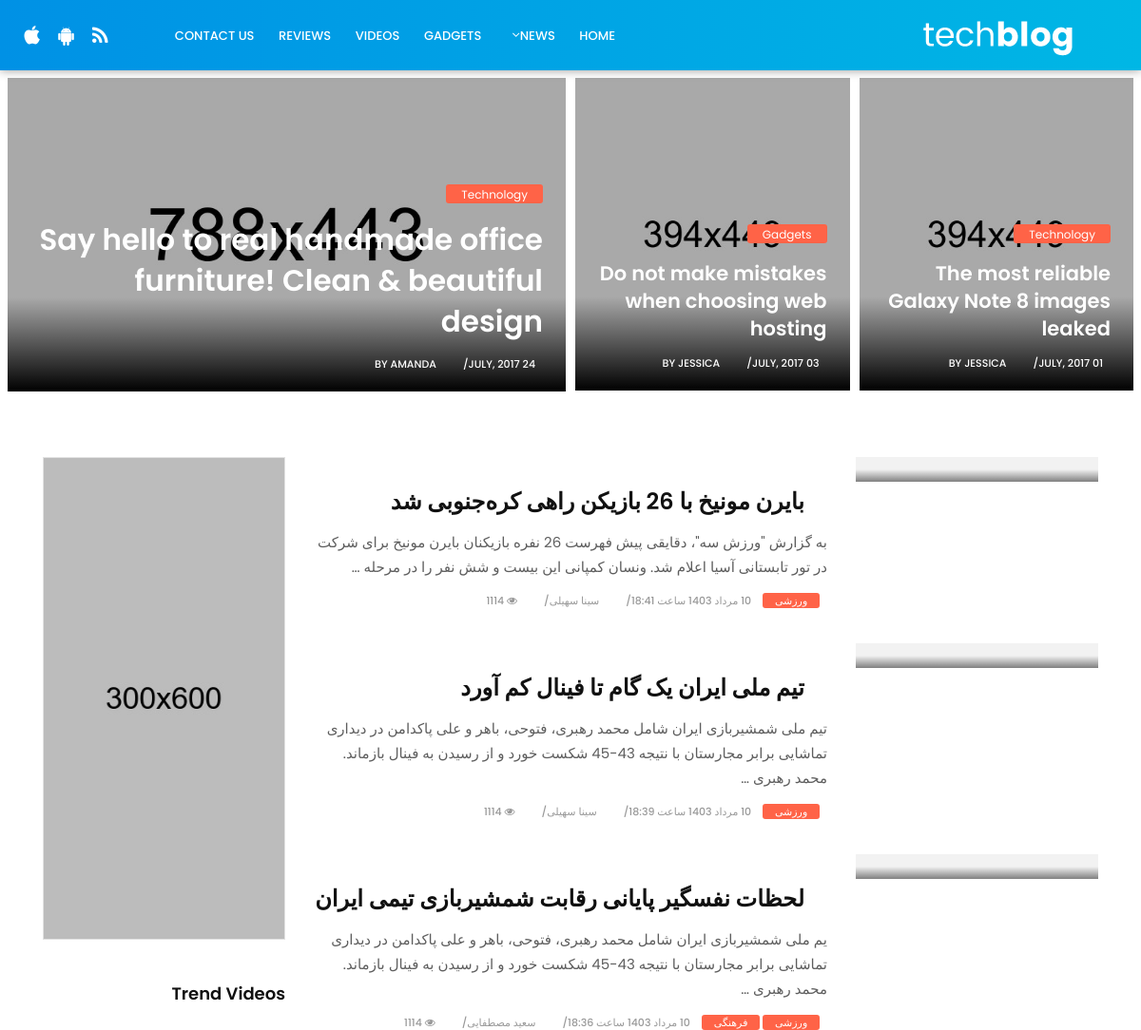
/blog/ (upper part), run on an earlier commit of the app's database.
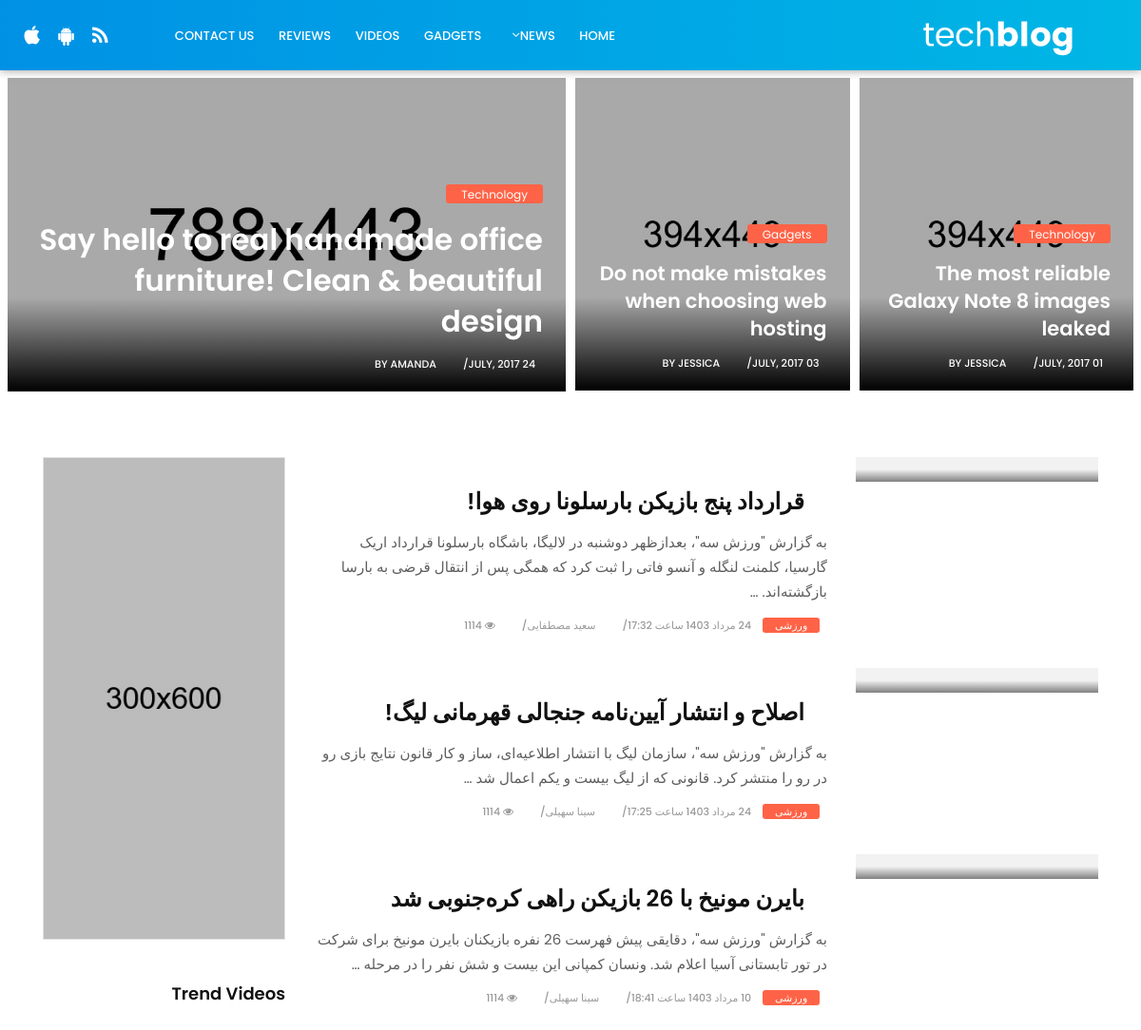
And on a later commit of the database.
### blog/models.py (models this page shows, shortened)
class Post(models.Model):
    STATUS_CHOICES = (("draft", "پیشنویس"), ("published", "منتشر شده"))
    title = models.CharField(max_length=250, verbose_name="عنوان")
    category = models.ManyToManyField(Category, verbose_name="دسته بندی")
    thumbnail = models.ImageField(
        upload_to="image/%y/%m/%d", null=True, blank=True, verbose_name="تصویر"
    )
    slug = models.SlugField(max_length=300, unique=True, allow_unicode=True)
    body = models.TextField(verbose_name="متن", null=True)
    author = models.ForeignKey(
        User,
        on_delete=models.CASCADE,
        related_name="blog_posts",
        verbose_name="نویسنده",
    )
    publish = models.DateTimeField(default=timezone.now, verbose_name="زمان انتشار")
    created = models.DateTimeField(auto_now_add=timezone.now, verbose_name="زمان ایجاد")
    updated = models.DateTimeField(auto_now=timezone.now)
    status = models.CharField(
        max_length=10,
        choices=STATUS_CHOICES,
        default="draft",
        verbose_name="وضعیت انتشار",
    )
    tags = TaggableManager()
    class Meta:
        ordering = ("-publish",)
        verbose_name = "مقاله"
        verbose_name_plural = "مقالات"
    def get_category(self):
        return ", ".join([cat.title for cat in self.category.all()])
    get_category.short_description = "دسته بندی"
    def get_absolute_url(self):
        return reverse(
            "blog:post_detail",
            kwargs={
                "year": self.publish.year,
                "month": self.publish.month,
                "day": self.publish.day,
                "slug": self.slug,
            },
        )
    def jpublish(self):
        return jalali_converter(self.publish)

class Category(models.Model):
    title = models.CharField(max_length=50, verbose_name="عنوان دسته بندی")
    slug = models.SlugField(max_length=300, unique=True, allow_unicode=True)
    is_visible = models.BooleanField(default=True)
    position = models.IntegerField()
    class Meta:
        ordering = ("position",)
        verbose_name = "دسته بندی"
        verbose_name_plural = "دسته بندی ها"
    def get_absolute_url(self):
        return reverse("blog:category_list", kwargs={"category_slug": self.slug})

### blog/views.py (the view)
# urls.py: path("", post_list, name="post_list"),
def post_list(request, category_slug=None, author_pk=None, tag_slug=None):
    posts = Post.objects.filter(status="published")
    if category_slug:
        category = get_object_or_404(Category, slug=category_slug)
        posts = posts.filter(category=category)
    if author_pk:
        user = get_object_or_404(User, pk=author_pk)
        posts = posts.filter(author=user)
    if tag_slug:
        tag = get_object_or_404(Tag, slug=tag_slug)
        posts = posts.filter(tags=tag)
    return render(request, "blog/index.html", {"posts": posts})

### extensions/jalali.py (called while the page is built)
    def persian_tuple(self):
        return self.persian_year, self.persian_month, self.persian_day

### extensions/utils.py (called while the page is built)
def jalali_converter(time):
    time = timezone.localtime(time)
    time_to_str = f"{time.year},{time.month},{time.day}"
    time_to_list = list(jalali.Gregorian(time_to_str).persian_tuple())
    months = [
        "فروردین",
        "اردیبهشت",
        "خرداد",
        "تیر",
        "مرداد",
        "شهریور",
        "مهر",
        "آبان",
        "آذر",
        "دی",
        "بهمن",
        "اسفند",
    ]
    time_to_list[1] = months[time_to_list[1] - 1]
    output = f"{time_to_list[2]} {time_to_list[1]} {time_to_list[0]} ساعت {time.hour}:{time.minute}"
    return output

### blog/templates/blog/index.html (shortened to what this page needs)
{% extends "blog/base.html" %}
{% block content %}
<div class="col-lg-9 col-md-12 col-sm-12 col-xs-12">
    <div class="page-wrapper">
    {% for post in posts %}
        <div class="blog-list clearfix">
            <div class="blog-box row">
                <div class="col-md-4">
                    <div class="post-media">
                        <a href="{{post.get_absolute_url}}" title="">
                            <div class="hovereffect"></div>
                        </a>
                    </div>
                </div>
                <div class="blog-meta big-meta col-md-8">
                    <h4><a href="{{post.get_absolute_url}}" title="">{{post.title}}</a></h4>
                    <p>{{post.body|truncatewords:30}}</p>
                    <small class="firstsmall">
                        {% for cat in post.category.all %}
                        <a class="bg-orange" href='{{cat.get_absolute_url}}' title="">
                            {{cat.title}}</a>
                        {% endfor %}
                    </small>
                    <small><a href="tech-single.html" title="">{{post.jpublish}}</a></small>
                    <small><a href='{% url "blog:author_list" post.author.pk %}' title="">{{post.author.get_full_name}}</a></small>
                    <small><a href="tech-single.html" title=""><i class="fa fa-eye"></i> 1114</a></small>
                </div>
            </div>
        </div>
    {% endfor %}
    </div>
</div>
{% endblock content %}

What changed in the data, as far as the page shows it:
no longer on this page (row unchanged): Post: title "تیم ملی ایران یک گام تا فینال کم آورد", body "تیم ملی شمشیربازی ایران شامل محمد رهبری، فتوحی، باهر و علی پاکدامن در دیداری تماشایی برابر مجارستان با نتیجه 43-45 شکست خورد و از رسیدن به فینال بازماند. محمد رهبری …", jpublish "10 مرداد 1403 ساعت 18:39", author.get_full_name "سینا سهیلی", Category (title "ورزشی")
no longer on this page (row unchanged): Post: title "لحظات نفسگیر پایانی رقابت شمشیربازی تیمی ایران", body "یم ملی شمشیربازی ایران شامل محمد رهبری، فتوحی، باهر و علی پاکدامن در دیداری تماشایی برابر مجارستان با نتیجه 43-45 شکست خورد و از رسیدن به فینال بازماند. محمد رهبری …", jpublish "10 مرداد 1403 ساعت 18:36", author.get_full_name "سعید مصطفایی", Category (title "ورزشی")
no longer on this page (row unchanged): Category: title "فرهنگی", shown under "لحظات نفسگیر پایانی رقابت شمشیربازی تیمی ایران"
added Post: title "قرارداد پنج بازیکن بارسلونا روی هوا!", body "به گزارش \"ورزش سه\"، بعدازظهر دوشنبه در لالیگا، باشگاه بارسلونا قرارداد اریک گارسیا، کلمنت لنگله و آنسو فاتی را ثبت کرد که همگی پس از انتقال قرضی به بارسا بازگشته‌اند. …", jpublish "24 مرداد 1403 ساعت 17:32", author.get_full_name "سعید مصطفایی", Category (title "ورزشی")
added Post: title "اصلاح و انتشار آیین‌نامه جنجالی قهرمانی لیگ!", body "به گزارش \"ورزش سه\"، سازمان لیگ با انتشار اطلاعیه‌ای، ساز و کار قانون نتایج بازی رو در رو را منتشر کرد. قانونی که از لیگ بیست و یکم اعمال شد …", jpublish "24 مرداد 1403 ساعت 17:25", author.get_full_name "سینا سهیلی", Category (title "ورزشی")
